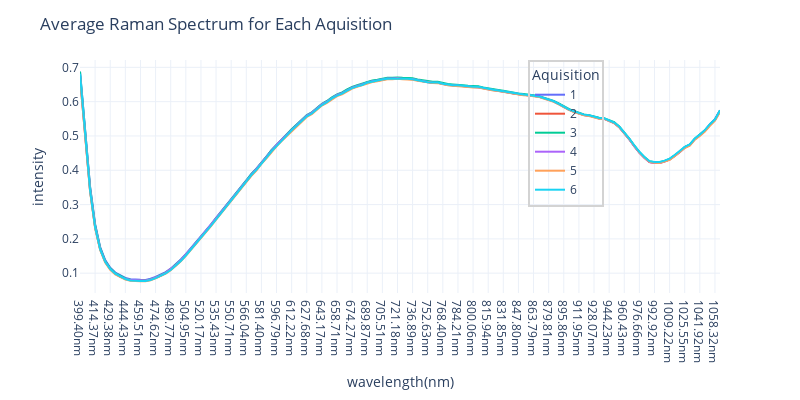

The cell this chart's notebook holds for it:
### Code cell
fig = px.line(mean_df,
              template = 'plotly_white',
              width = 800,
              height = 400
             )
fig.update_layout(legend_x=0.7,
                 legend_bgcolor = 'rgba(0,0,0,0)',
                 legend_bordercolor = 'lightgray',
                 legend_borderwidth = 2,
                 title = 'Average Raman Spectrum for Each Aquisition'
                 )
fig.update_xaxes(title = 'wavelength(nm)')
fig.update_yaxes(title = 'intensity')
